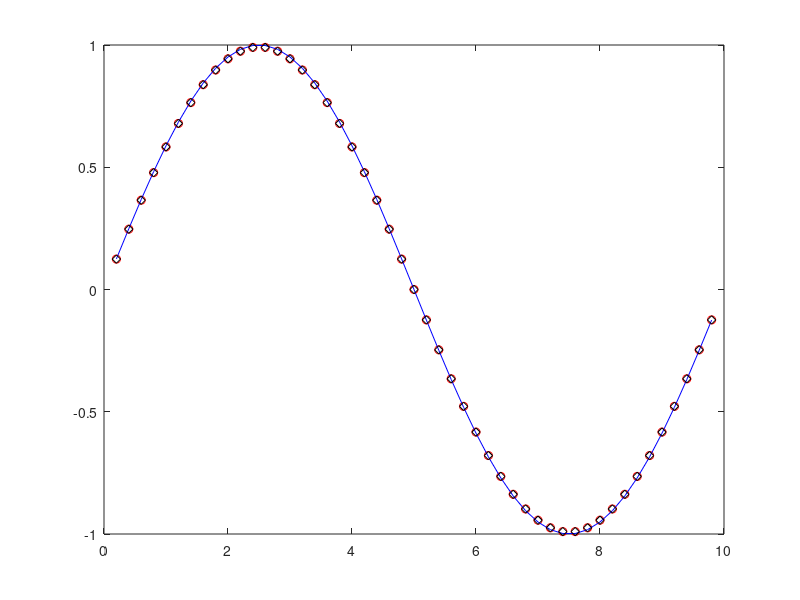
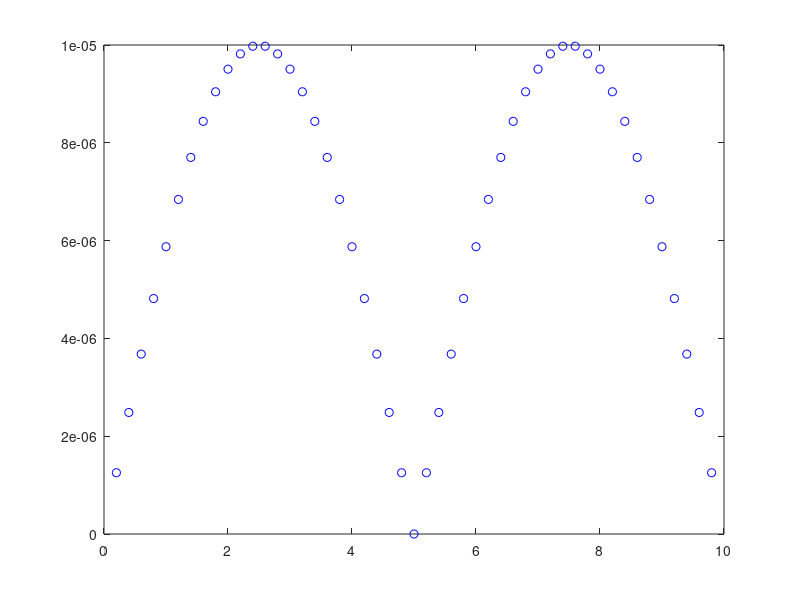

These figures' MATLAB source, in order:
clear all
close all
format long
clc

L = 10;
T = 2;
ni = 0.01;

c0 = @(x) sin(2 * pi * x / L);


% boundary condition:
g0 = @(t)  0;
gL = @(t)  0;



N = 50;
nstep = 100;


dx = L / N;
dt = T / nstep;
% this is the mesh:
x = [0 : dx : L]';


% this is the internal nodes:
xin = [dx : dx : L - dx]'; % for dirichlet boundary condition
xper = [0 : dx : L - dx]'; % for periodic boundary condition




%%%%%%%%%%%%%%%%%%%%%%%%%%%%%%%%% this part added if periodic
c0per = c0(xper);
c0hat = fft(c0per);

omega = 2 * pi / L;
kk = [0 : N/2, -N/2 + 1 : -1]';
alphak = ni * (j * omega * kk) .^ 2;
chat = exp(alphak * T) .* c0hat;

cper= ifft(chat)

% this is computing a reference solution, and it works only if our function
% is periodic, in that case it gives accurate results

%%%%%%%%%%%%%%%%%%%%%%%%%%%%%%%%%%%%%%


% check stability restrictions:
% this number has to be smaller than 0.5
dt * ni / (dx.^2)

cold = c0(xin);
% so the idea is that we need to have a double loop,
% one loop for the time and one loop for the space.


% we put cnew = cold to get the size of cold for the cnew
cnew = cold;
t = 0;
for n = 1 : nstep

    cnew(1) = cold(1) + dt * ni * (cold(2) - 2 * cold(1) + g0(t))/dx^2;
    % above we used the same formula as we have in the line below, the
    % difference is between the term cold(i-1) that here we have a boundary
    % condition which we have to implement at time 

    % also the same thing happens for the last node that I'll write after
    % the for iteration for cn(N-1)

    for i = 2 : N-2 
        
        cnew(i) = cold(i) + dt * ni * (cold(i+1) - 2 * cold(i) + cold(i-1))/(dx^2);
        %above is the implementation of formula 11.11 in case of a constant
        %ni
    end
    
    cnew(N-1) = cold(N-1) + dt * ni * (gL(t) - 2 * cold(N-1) + cold(N-2))/(dx^2);
    % here unlike the cnew(1) in which we should use boundary condition in
    % the first point, here as the last point, we should change
    % cold(i+1)term to the boundary condition term
    cold = cnew;
    t = t + dt;
   
end

plot(xin, cnew, 'ro', xin, c0(xin), 'b', xin, cper(2:N), 'kd')

err = abs(cnew - cper(2:N));
figure()
plot(xin, err, 'bo')
norm(err, 2)/ norm(xper(2:N), 2)
norm(err, inf) / norm(cper(2:N), inf)
